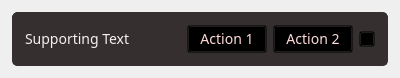
<?xml version="1.0" encoding="UTF-8"?>
<ui version="4.0">
 <class>snackBar</class>
 <widget class="QWidget" name="snackBar">
  <property name="geometry">
   <rect>
    <x>0</x>
    <y>0</y>
    <width>400</width>
    <height>70</height>
   </rect>
  </property>
  <property name="maximumSize">
   <size>
    <width>400</width>
    <height>16777215</height>
   </size>
  </property>
  <property name="windowTitle">
   <string>snackBar</string>
  </property>
  <layout class="QGridLayout" name="gridLayout">
   <property name="leftMargin">
    <number>12</number>
   </property>
   <property name="topMargin">
    <number>12</number>
   </property>
   <property name="rightMargin">
    <number>12</number>
   </property>
   <property name="bottomMargin">
    <number>12</number>
   </property>
   <item row="0" column="0">
    <widget class="QFrame" name="snackBarContainer">
     <property name="styleSheet">
      <string notr="true">#snackBarContainer{
	background: rgb(53,47,47);
	border: 1px solid rgb(53,47,47);
	border-radius: 5px;
}</string>
     </property>
     <property name="frameShape">
      <enum>QFrame::StyledPanel</enum>
     </property>
     <property name="frameShadow">
      <enum>QFrame::Raised</enum>
     </property>
     <layout class="QHBoxLayout" name="horizontalLayout">
      <property name="spacing">
       <number>6</number>
      </property>
      <property name="leftMargin">
       <number>12</number>
      </property>
      <property name="topMargin">
       <number>12</number>
      </property>
      <property name="rightMargin">
       <number>12</number>
      </property>
      <property name="bottomMargin">
       <number>12</number>
      </property>
      <item>
       <widget class="QLabel" name="supportingText">
        <property name="font">
         <font>
          <family>黑体</family>
          <pointsize>-1</pointsize>
         </font>
        </property>
        <property name="styleSheet">
         <string notr="true">#supportingText{
	color: #f5f0f0;
	font-size: 14px;
}</string>
        </property>
        <property name="text">
         <string>Supporting Text</string>
        </property>
       </widget>
      </item>
      <item>
       <widget class="QPushButton" name="action1">
        <property name="sizePolicy">
         <sizepolicy hsizetype="Fixed" vsizetype="Fixed">
          <horstretch>0</horstretch>
          <verstretch>0</verstretch>
         </sizepolicy>
        </property>
        <property name="font">
         <font>
          <family>黑体</family>
          <pointsize>-1</pointsize>
         </font>
        </property>
        <property name="styleSheet">
         <string notr="true">#action1{
	background: transparent;
	color: #ffdad9;
	font-size: 14px;
}</string>
        </property>
        <property name="text">
         <string>Action 1</string>
        </property>
       </widget>
      </item>
      <item>
       <widget class="QPushButton" name="action2">
        <property name="sizePolicy">
         <sizepolicy hsizetype="Fixed" vsizetype="Fixed">
          <horstretch>0</horstretch>
          <verstretch>0</verstretch>
         </sizepolicy>
        </property>
        <property name="font">
         <font>
          <family>黑体</family>
          <pointsize>-1</pointsize>
         </font>
        </property>
        <property name="styleSheet">
         <string notr="true">#action2{
	background: transparent;
	color: #ffdad9;
	font-size: 14px;
}</string>
        </property>
        <property name="text">
         <string>Action 2</string>
        </property>
       </widget>
      </item>
      <item>
       <widget class="QPushButton" name="closeSnackBar">
        <property name="sizePolicy">
         <sizepolicy hsizetype="Fixed" vsizetype="Fixed">
          <horstretch>0</horstretch>
          <verstretch>0</verstretch>
         </sizepolicy>
        </property>
        <property name="minimumSize">
         <size>
          <width>16</width>
          <height>16</height>
         </size>
        </property>
        <property name="maximumSize">
         <size>
          <width>16</width>
          <height>16</height>
         </size>
        </property>
        <property name="styleSheet">
         <string notr="true">#closeSnackBar{
	background: transparent;
	
	border-image: url(:/icons/resources/close.svg);
}</string>
        </property>
        <property name="text">
         <string/>
        </property>
       </widget>
      </item>
     </layout>
    </widget>
   </item>
  </layout>
 </widget>
 <resources>
  <include location="resources.qrc"/>
 </resources>
 <connections/>
</ui>
